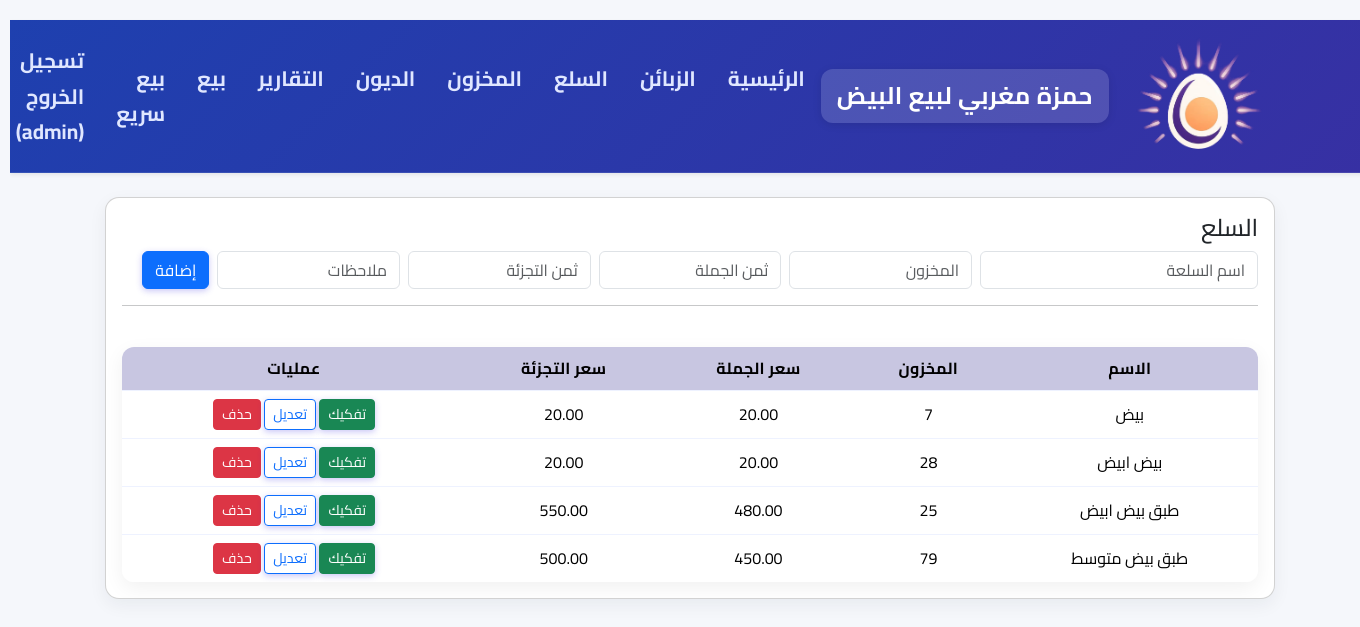
The page /products (signed in) on the database its author committed.
### app.py (models this page shows, shortened)
class User(UserMixin, db.Model):
    id = db.Column(db.Integer, primary_key=True)
    username = db.Column(db.String(80), unique=True, nullable=False)
    password_hash = db.Column(db.String(128))
    role = db.Column(db.String(20), nullable=False, default='seller') # 'admin' or 'seller'

class Product(db.Model):
    id = db.Column(db.Integer, primary_key=True)
    name = db.Column(db.String(200), nullable=False)
    stock = db.Column(db.Integer, default=0)
    price_wholesale = db.Column(db.Numeric(10,2), nullable=False, default=0)
    price_retail = db.Column(db.Numeric(10,2), nullable=False, default=0)
    notes = db.Column(db.Text)

### app.py (the view)
@app.route('/products')
@login_required
@admin_required
def products():
    products = Product.query.order_by(Product.name).all()
    return render_template('products.html', products=products)

### app.py (called while the page is built)
@login_manager.user_loader
def load_user(user_id):
    return User.query.get(int(user_id))

def admin_required(f):
    @wraps(f)
    def decorated_function(*args, **kwargs):
        if not current_user.is_authenticated or current_user.role != 'admin':
            flash('ليس لديك الصلاحية للوصول لهذه الصفحة.')
            return redirect(url_for('index'))
        return f(*args, **kwargs)
    return decorated_function

### templates/products.html (shortened to what this page needs)
    {% extends 'base.html' %}
    {% block content %}
    <div class="card card-modern p-3">
      <h4>السلع</h4>
      <form method="post" action="{{ url_for('add_product') }}" class="row g-2">
        <div class="col-md-3"><input class="form-control" name="name" placeholder="اسم السلعة" required></div>
        <div class="col-md-2"><input class="form-control" name="stock" placeholder="المخزون" type="number"></div>
        <div class="col-md-2"><input class="form-control" name="price_wholesale" placeholder="ثمن الجملة"></div>
        <div class="col-md-2"><input class="form-control" name="price_retail" placeholder="ثمن التجزئة"></div>
        <div class="col-md-2"><input class="form-control" name="notes" placeholder="ملاحظات"></div>
        <div class="col-md-1"><button class="btn btn-primary">إضافة</button></div>
      </form>
      <hr>
      <table class="table">
        <thead>
          <tr>
            <th>الاسم</th>
            <th>المخزون</th>
            <th>سعر الجملة</th>
            <th>سعر التجزئة</th>
            <th>عمليات</th>
          </tr>
        </thead>
        <tbody>
          {% for p in products %}
          <tr>
            <td>{{ p.name }}</td>
            <td>{{ p.stock }}</td>
            <td>{{ p.price_wholesale }}</td>
            <td>{{ p.price_retail }}</td>
            <td>
              <button type="button" class="btn btn-sm btn-success" data-bs-toggle="modal" data-bs-target="#unpackModal-{{ p.id }}">
                تفكيك
              </button>
              <button type="button" class="btn btn-sm btn-outline-primary" data-bs-toggle="modal" data-bs-target="#editModal-{{ p.id }}">
                تعديل
              </button>
              <a href="{{ url_for('delete_product', id=p.id) }}" class="btn btn-sm btn-danger">حذف</a>
            </td>
          </tr>
          {% endfor %}
        </tbody>
      </table>
    </div>
    {% endblock %}

### templates/base.html (shortened to what this page needs)
    <!doctype html>
    <html lang="ar" dir="rtl">
      <head>
        <link href="https://cdn.jsdelivr.net/npm/bootstrap@5.3.2/dist/css/bootstrap.min.css" rel="stylesheet">
        <link rel="stylesheet" href="{{ url_for('static', filename='style.css') }}">
      </head>
      <body class="rtl">
        {% if current_user.is_authenticated %}
        <nav class="navbar navbar-expand-lg navbar-light bg-white shadow-sm mb-4">
          <div class="container">
            <img
              src="{{ url_for('static', filename='logo.png') }}"
              alt="شعار المحل"
              class="navbar-logo d-inline-block align-text-top"
            >
            <a class="navbar-brand" href="{{ url_for('index') }}">حمزة مغربي لبيع البيض</a>
            <div class="collapse navbar-collapse">
              <ul class="navbar-nav me-auto">
                {% if current_user.role == 'admin' %}
                  <li class="nav-item"><a class="nav-link" href="{{ url_for('index') }}">الرئيسية</a></li>
                  <li class="nav-item"><a class="nav-link" href="{{ url_for('customers') }}">الزبائن</a></li>
                  <li class="nav-item"><a class="nav-link" href="{{ url_for('products') }}">السلع</a></li>
                  <li class="nav-item"><a class="nav-link" href="{{ url_for('inventory') }}">المخزون</a></li>
                  <li class="nav-item"><a class="nav-link" href="{{ url_for('all_debts') }}">الديون</a></li>
                  <li class="nav-item"><a class="nav-link" href="{{ url_for('reports') }}">التقارير</a></li>
                {% endif %}
                <li class="nav-item"><a class="nav-link" href="{{ url_for('new_sale') }}">بيع</a></li>
                <li class="nav-item"><a class="nav-link" href="{{ url_for('fast_selling') }}">بيع سريع</a></li>
              </ul>
              <ul class="navbar-nav ms-auto">
                <li class="nav-item">
                  <a class="nav-link" href="{{ url_for('logout') }}">تسجيل الخروج ({{ current_user.username }})</a>
                </li>
              </ul>
            </div>
          </div>
        </nav>
        {% endif %}
        <div class="container">
          {% block content %}{% endblock %}
        </div>
      </body>
    </html>

### static/style.css (style rules this page uses)
* { box-sizing: border-box; margin: 0; padding: 0; }
body { font-family: 'Cairo', 'Segoe UI', Tahoma, Geneva, Verdana, sans-serif; direction: rtl; background-color: #f8f9fc; color: #333; line-height: 1.7; min-height: 100vh; padding-top: 20px; }
.navbar { background: linear-gradient(135deg, #1e40af, #3730a3) !important; box-shadow: 0 4px 20px rgba(0, 0, 0, 0.1); padding: 0.7rem 0; border-bottom: 1px solid rgba(255, 255, 255, 0.1); margin-bottom: 2rem; }
.navbar-brand { font-family: 'Cairo', sans-serif; font-weight: 700; font-size: 1.5rem; color: #ffffff !important; background: rgba(255, 255, 255, 0.15); padding: 0.4rem 1rem; border-radius: 12px; transition: all 0.3s ease; box-shadow: 0 2px 8px rgba(0, 0, 0, 0.1); letter-spacing: 0.5px; }
.nav-link { font-family: 'Cairo', sans-serif; font-weight: 700; color: #e0e7ff !important; font-size: 1.30rem; padding: 0.5rem 1rem !important; border-radius: 8px; transition: all 0.3s ease; position: relative; }
.nav-link::after { content: ''; position: absolute; bottom: 5px; right: 10px; width: 0; height: 2px; background: #818cf8; transition: width 0.3s ease; border-radius: 1px; }
.collapse .navbar-nav .nav-item .nav-link { margin: 4px 0; }
.container { width: 90%; max-width: 1200px; margin: 0 auto; padding: 0 15px; }
.card-modern { background: white; border-radius: 16px; box-shadow: 0 8px 25px rgba(0, 0, 0, 0.08); overflow: hidden; transition: transform 0.3s ease, box-shadow 0.3s ease; margin-bottom: 1.5rem; }
table { width: 100%; border-collapse: separate; border-spacing: 0; margin: 25px 0; background: white; border-radius: 14px; overflow: hidden; box-shadow: 0 6px 20px rgba(0, 0, 0, 0.06); font-size: 1.00rem; text-align: center; direction: rtl; }
th { background: linear-gradient(135deg, #c8c6e1, #c8c6e1); color: #ffffff; font-weight: 700; font-size: 1.00rem; padding: 14px 16px; text-transform: uppercase; letter-spacing: 0.3px; box-shadow: 0 2px 8px rgba(0, 0, 0, 0.1); }
th, td { padding: 12px 15px; text-align: center; border-bottom: 1px solid #eef2ff; vertical-align: middle; }
tbody tr:last-child td { border-bottom: none; }
tbody tr { transition: background-color 0.2s ease, transform 0.2s ease; }
.card-modern table { margin-bottom: 0; border-radius: 12px; }
button { font-family: 'Cairo', sans-serif; background-color: #4f46e5; color: white; border: none; padding: 10px 20px; font-size: 0.95rem; border-radius: 8px; cursor: pointer; transition: all 0.3s ease; box-shadow: 0 2px 6px rgba(79, 70, 229, 0.3); }

### templates/base.html (style rules this page uses)
body { background: #f5f7fb; }
.card-modern { border-radius: 14px; box-shadow: 0 6px 18px rgba(20,30,50,0.06); }
.rtl { direction: rtl; text-align: right; }
.navbar-logo { width: 150px; height: auto; max-height: 150px; }

### rows shown on the page
User: username "admin"
Product: name "بيض", price_wholesale "20.00", price_retail "20.00"
Product: name "بيض ابيض", stock "28", price_wholesale "20.00", price_retail "20.00"
Product: name "طبق بيض ابيض", stock "25", price_wholesale "480.00", price_retail "550.00"
Product: name "طبق بيض متوسط", stock "79", price_wholesale "450.00", price_retail "500.00"
